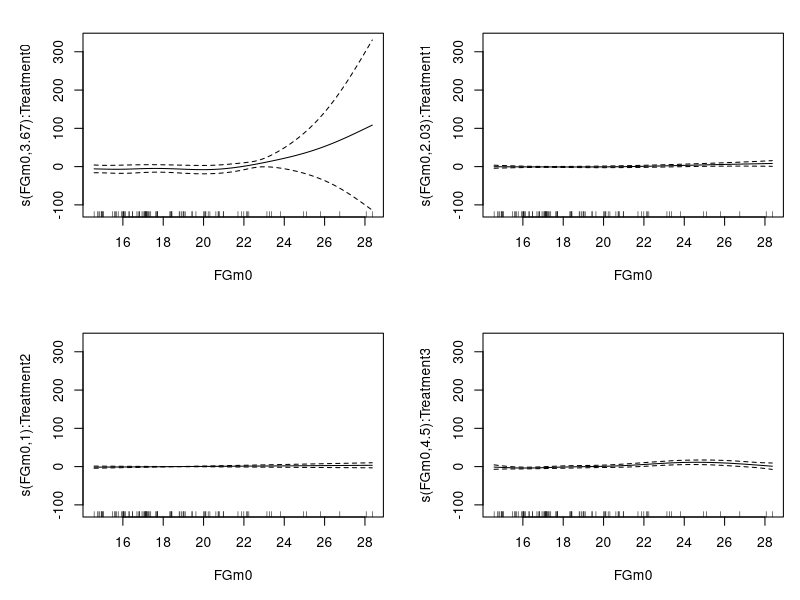
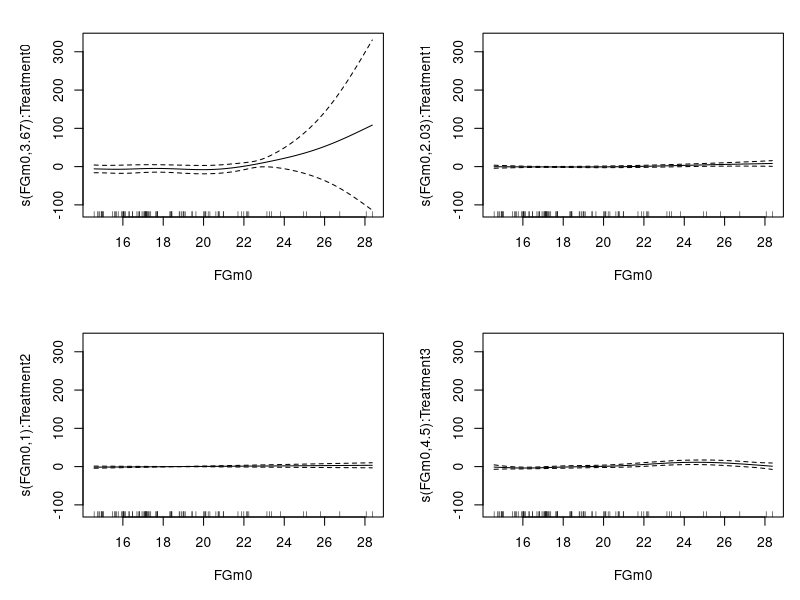
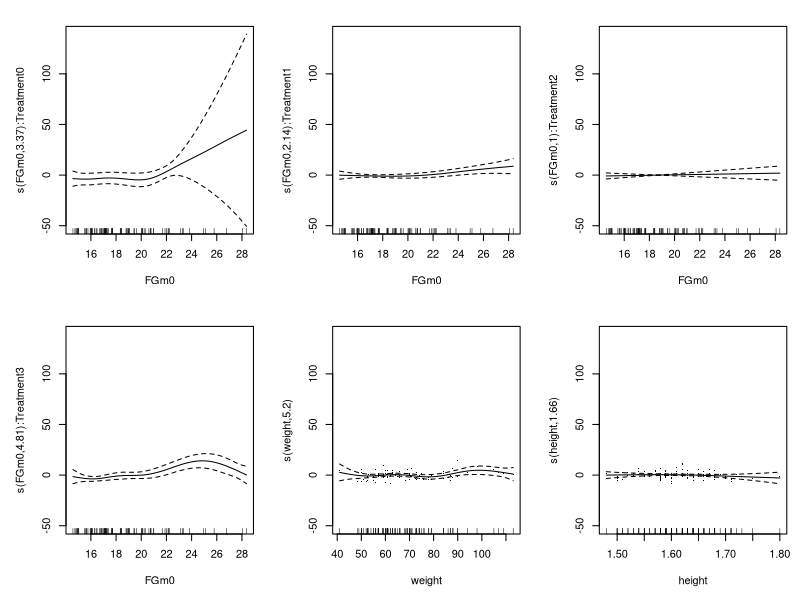

The R source for these figures, in order:
## ---- chunk 1
knitr::opts_chunk$set(echo = TRUE)
library(mgcv)
## ---- chunk 2
hirsutism <- read.table(file="hirsutism.dat", sep="\t", header = T)
hirsutism <- hirsutism[complete.cases(hirsutism), ]
hirsutism$Treatment <- as.factor(hirsutism$Treatment)
## ---- chunk 3
model.1 <- gam(FGm12 ~ weight + height + DiaPres + SysPres + FGm0 + Treatment, data=hirsutism)
summary(model.1)
## ---- chunk 4
model.2 <- gam(FGm12 ~ s(FGm0, by=Treatment) + Treatment, data=hirsutism)
summary(model.2)
plot(model.2,
     pages=1,
     residuals=TRUE)
## ---- chunk 5
model.3 <- gam(FGm12 ~ s(FGm0, by=Treatment) + s(weight) + s(height), data=hirsutism)
summary(model.3)
plot(model.2,
     pages=1,
     residuals=TRUE)
## ---- chunk 6
model.4 <- gam(FGm12 ~ s(FGm0, by=Treatment) + s(weight) + s(height) + Treatment, data=hirsutism)
summary(model.4)
plot(model.4,
     pages=1,
     residuals=TRUE)
## ---- chunk 7
anova(model.1, model.2,test="F") 
summary(model.1)
summary(model.2)
## ---- chunk 8
anova(model.2, model.3,test="F") 
summary(model.2)
summary(model.3)
## ---- chunk 9

anova(model.2, model.4,test="F") 
summary(model.2)
summary(model.4)
